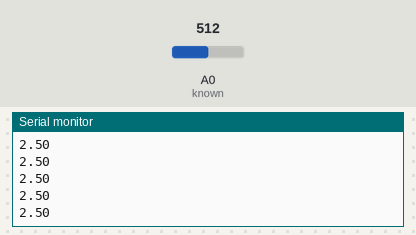
Bench run of a sketch on a simulated Arduino Uno, built with avr-gcc and run on an emulated ATmega328P. On the bench: the last lines printed to the serial monitor. Inputs (shaded band) come from the test bench; at power-on: A0 (known) = 512.

Above: at 1.2 s.
1.3 s: A0 (known) set to 716
At 1.31 s:
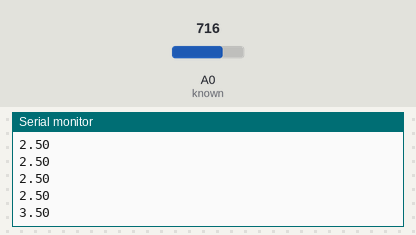
2.8 s: A0 (known) set to 900
At 2.82 s:
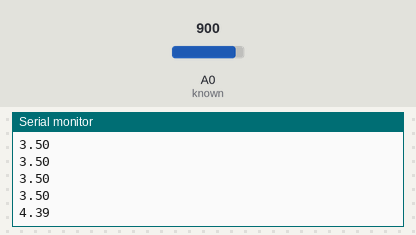
Timing chart, 0 to 5.8 s (numbered marks = the images above; inputs shaded):
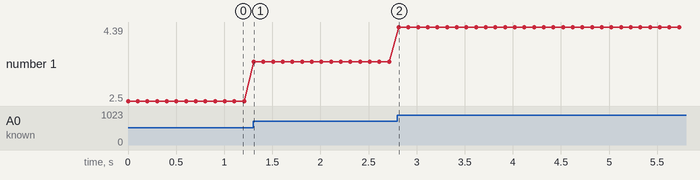

The sketch:

voltage_read.ino
```cpp
int known = 0;
int known_resistance = 1000;
void setup() {
  pinMode(known, INPUT);
  Serial.begin(9600);
}

void loop() {
  // put your main code here, to run repeatedly:
  int observed_voltage = analogRead(known);
  float voltage = (float)(5*observed_voltage)/1024;
  Serial.println(voltage);
  delay(100);
}
```

Measured:
- after the input at 1.3 s, the serial monitor: prints a new line at once (image 1)
- after the input at 2.8 s, the serial monitor: prints a new line at once (image 2)
- plotted number 1: 2.5 → 3.5 after the input at 1.3 s, 3.5 → 4.39 after the input at 2.8 s
